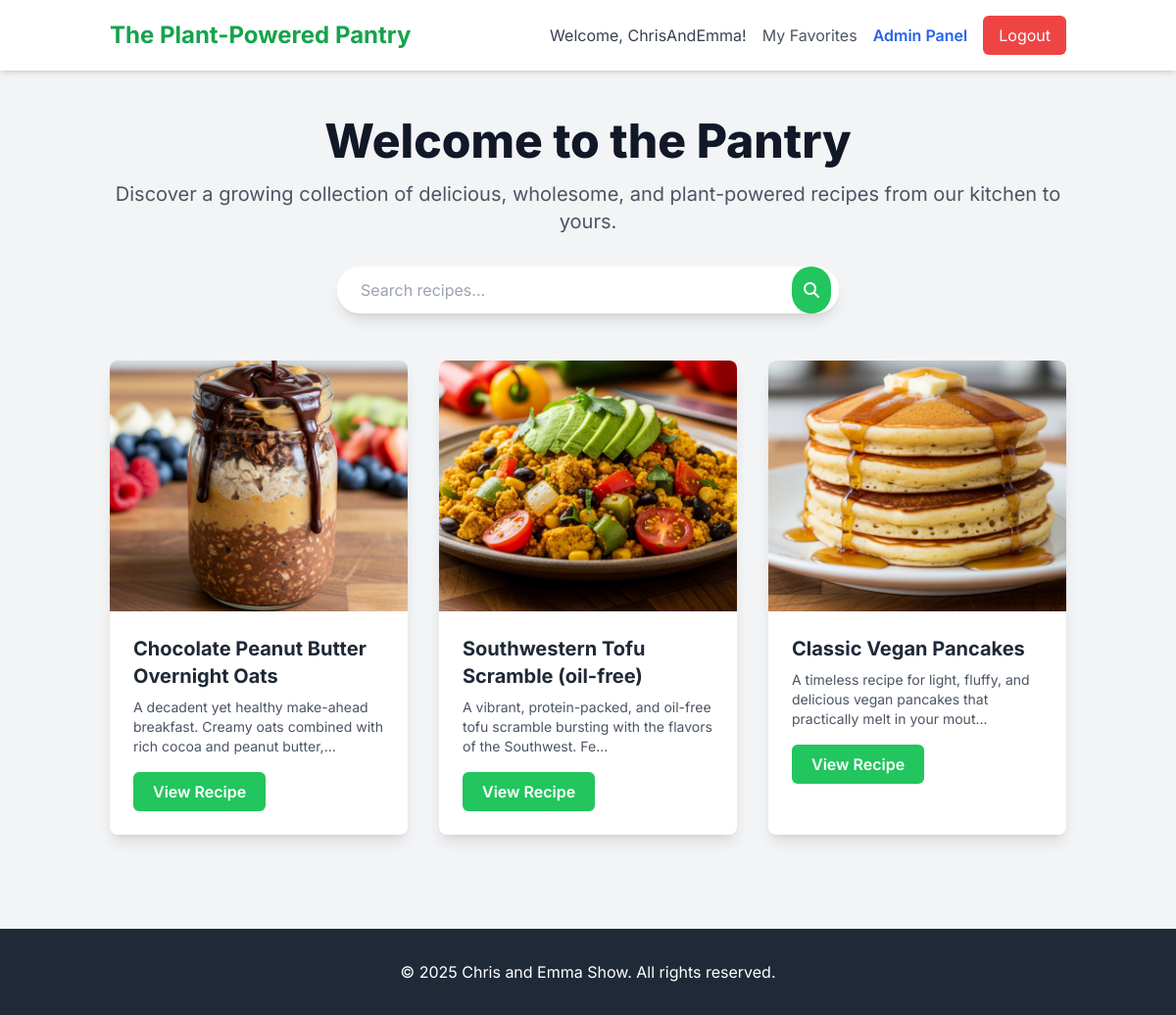
/index.php (signed in), run on the app's committed database.
### tables this page shows
CREATE TABLE `recipes` (
  `id` int NOT NULL,
  `title` varchar(255) NOT NULL,
  `description` text,
  `ingredients` text NOT NULL,
  `instructions` text NOT NULL,
  `nutrition_info` text,
  `notes` text,
  `prep_time` int DEFAULT NULL,
  `cook_time` int DEFAULT NULL,
  `yields` varchar(100) DEFAULT NULL,
  `image_url` varchar(255) DEFAULT NULL,
  `author_id` int DEFAULT NULL
);

### index.php (the view, shortened to what this page needs)
<?php
require_once 'config.php';
try {
    $stmt = $pdo->query("SELECT id, title, description, image_url FROM recipes ORDER BY id DESC");
    $recipes = $stmt->fetchAll();
} catch (PDOException $e) {
    die("Could not connect to the database and fetch recipes: " . $e->getMessage());
}
?>
<!DOCTYPE html>
<html lang="en">
<head>
    <script src="https://cdn.tailwindcss.com"></script>
    <link rel="stylesheet" href="https://cdnjs.cloudflare.com/ajax/libs/font-awesome/6.4.0/css/all.min.css">
</head>
<body class="bg-gray-100 text-gray-800">
    <header class="bg-white shadow-md">
        <nav class="container mx-auto px-6 py-4 flex justify-between items-center">
            <a href="index.php" class="text-2xl font-bold text-green-600">The Plant-Powered Pantry</a>
            <div class="flex items-center space-x-4">
                <?php if (isset($_SESSION['user_id'])): ?>
                    <span class="text-gray-700">Welcome, <?php echo htmlspecialchars($_SESSION['username']); ?>!</span>
                    <a href="favorites.php" class="text-gray-600 hover:text-green-600">My Favorites</a>
                    <?php if (isset($_SESSION['is_admin']) && $_SESSION['is_admin']): ?>
                        <a href="admin_remixes.php" class="text-blue-600 hover:text-blue-800 font-semibold">Admin Panel</a>
                    <?php endif; ?>
                    <a href="logout.php" class="bg-red-500 hover:bg-red-600 text-white px-4 py-2 rounded-md">Logout</a>
                <?php else: ?>
                    <a href="login.php" class="text-gray-600 hover:text-green-600">Login</a>
                    <a href="register.php" class="bg-green-500 hover:bg-green-600 text-white px-4 py-2 rounded-md">Register</a>
                <?php endif; ?>
            </div>
        </nav>
    </header>
    <main class="container mx-auto px-6 py-12">
        <section class="text-center mb-12">
            <h1 class="text-5xl font-extrabold text-gray-900 mb-4">Welcome to the Pantry</h1>
            <p class="text-xl text-gray-600">Discover a growing collection of delicious, wholesome, and plant-powered recipes from our kitchen to yours.</p>
            <div class="mt-8 max-w-lg mx-auto">
                <form action="search.php" method="GET" class="flex items-center bg-white rounded-full shadow-lg">
                    <input type="text" name="query" placeholder="Search recipes..." class="w-full py-3 px-6 rounded-full focus:outline-none text-gray-700">
                    <button type="submit" class="bg-green-500 hover:bg-green-600 text-white p-3 rounded-full -ml-12">
                        <i class="fas fa-search"></i>
                    </button>
                </form>
            </div>
        </section>
        <section>
            <div class="grid grid-cols-1 md:grid-cols-2 lg:grid-cols-3 gap-8">
                <?php if (count($recipes) > 0): ?>
                    <?php foreach ($recipes as $recipe): ?>
                        <div class="bg-white rounded-lg shadow-lg overflow-hidden transform hover:scale-105 transition-transform duration-300">
                            <a href="recipe.php?id=<?php echo $recipe['id']; ?>">
                                <img src="<?php echo htmlspecialchars($recipe['image_url']); ?>" alt="<?php echo htmlspecialchars($recipe['title']); ?>" class="w-full h-64 object-cover">
                            </a>
                            <div class="p-6">
                                <h3 class="text-xl font-bold mb-2"><?php echo htmlspecialchars($recipe['title']); ?></h3>
                                <p class="text-gray-600 text-sm mb-4"><?php echo htmlspecialchars(substr($recipe['description'], 0, 100)) . '...'; ?></p>
                                <a href="recipe.php?id=<?php echo $recipe['id']; ?>" class="inline-block bg-green-500 hover:bg-green-600 text-white px-5 py-2 rounded-md font-semibold">View Recipe</a>
                            </div>
                        </div>
                    <?php endforeach; ?>
                <?php else: ?>
                    <p class="text-center text-gray-500 col-span-3">No recipes found. Why not be the first to add one?</p>
                <?php endif; ?>
            </div>
        </section>
    </main>
    <footer class="bg-gray-800 text-white py-8 mt-12">
        <div class="container mx-auto px-6 text-center">
            <p>&copy; <?php echo date('Y'); ?> Chris and Emma Show. All rights reserved.</p>
        </div>
    </footer>
</body>
</html>

### index.php (style rules this page uses)
body { font-family: 'Inter', sans-serif; }

### data on the page
recipes: image_url (picture), title "Chocolate Peanut Butter Overnight Oats", description "A decadent yet healthy make-ahead breakfast. Creamy oats combined with rich cocoa and peanut butter,"
recipes: image_url (picture), title "Southwestern Tofu Scramble (oil-free)", description "A vibrant, protein-packed, and oil-free tofu scramble bursting with the flavors of the Southwest. Fe"
recipes: image_url (picture), title "Classic Vegan Pancakes", description "A timeless recipe for light, fluffy, and delicious vegan pancakes that practically melt in your mout"

### other printed values
$_SESSION['username'] "ChrisAndEmma"
